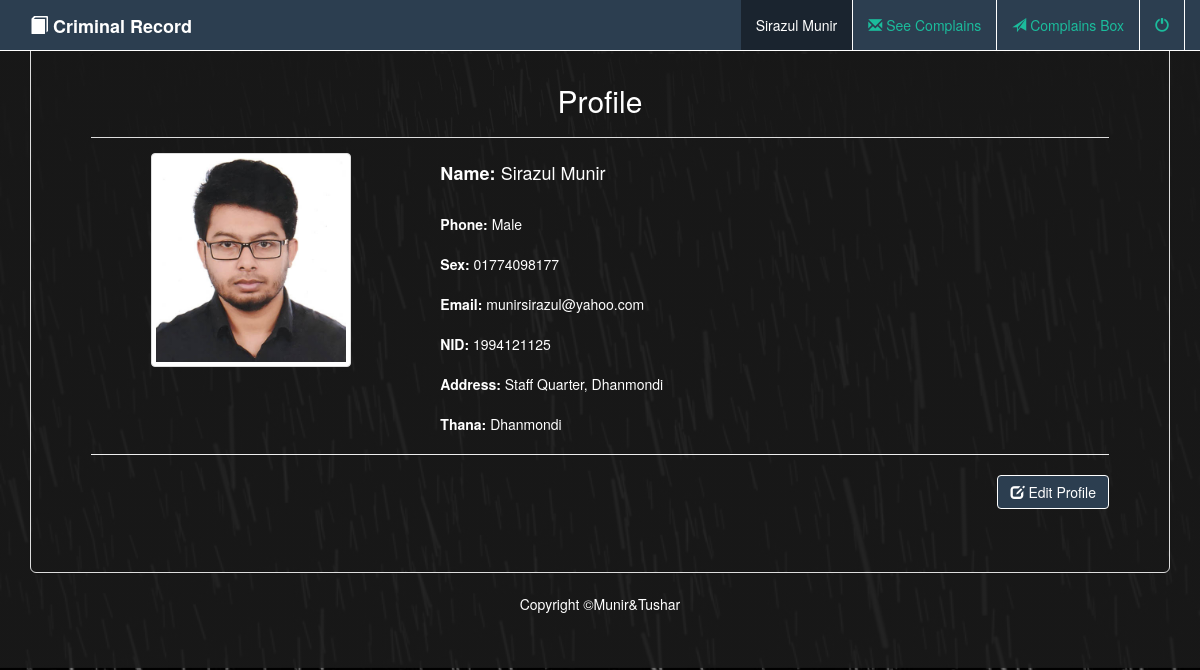
/userInfo.php (signed in), run on the app's committed database.
### tables this page shows
CREATE TABLE `user_info` (
  `user_name` varchar(30) DEFAULT NULL,
  `user_email` varchar(40) NOT NULL,
  `user_phone` varchar(20) DEFAULT NULL,
  `user_address` varchar(50) DEFAULT NULL,
  `user_NID` varchar(20) NOT NULL,
  `user_gender` varchar(20) NOT NULL,
  `user_password` varchar(30) DEFAULT NULL,
  `image` varchar(500) DEFAULT NULL,
  `thana` varchar(20) DEFAULT NULL
);

### userInfo.php (the view, shortened to what this page needs)
<?php
  require_once('dbConnect.php');
  $email = $_SESSION['user_email'];
  $row= $conn->query("SELECT * FROM `user_info` WHERE user_email='$email'");
  $result = mysqli_fetch_array($row);
 ?>
 <!DOCTYPE html>
 <html lang="en">
   <head>
     <link href="https://maxcdn.bootstrapcdn.com/bootstrap/3.3.6/css/bootstrap.min.css" rel="stylesheet" />
   </head>
   <body>
        <div class="navbar navbar-inverse navbar-fixed-top">
            <div class="container">
                <div class="navbar-header">
                    <a href="" class="navbar-brand"><span class="glyphicon glyphicon-book"></span></span> <b>Criminal Record</b></a>
                </div>
                <div class="collapse navbar-collapse" id="example">
                    <ul class="nav navbar-nav navbar-right">
                        <li class="active"><a href=""> <?php echo $result['user_name']; ?></a></li>
                        <li><a href="userContent.php"><span class="glyphicon glyphicon-envelope"></span> See Complains</a></li>
                        <li><a href="complain.php"><span class="glyphicon glyphicon-send"></span> Complains Box</a></li>
                        <li><a href="userLogOut.php"><span class="glyphicon glyphicon-off"></span></a></li>
                    </ul>
                </div>
            </div>
        </div>
          <div class="container">
              <div class="panel panel-default jumbotron">
                 <div class="panel-heading"><h2 align="center">Profile</h2></div>
                  <div class="panel-body">
                  <div class="row">
                          <div class="row">
                            <div class="col-md-4 text-center">
                              <img class="img-thumbnail avatar avatar-original" style="-webkit-user-select:none; display:block; margin:auto;"  width="200" height="200" <?php echo "<img src='userPhoto/".$result['image']."'> "; ?>
                            </div>
                            <div class="col-md-8">
                              <div class="row">
                                <div class="col-md-12">
                                  <h4 class="only-bottom-margin"><b>Name:</b> <?php echo $result['user_name']; ?></h4>
                                </div>
                              </div><br>
                              <div class="row">
                                <div class="col-md-12">
                                  <span class="text"><b>Phone:</b></span> <?php echo $result['user_gender']; ?><br><br>
                                  <span class="text"><b>Sex:</b></span> <?php echo $result['user_phone']; ?><br><br>
                                  <span class="text"><b>Email:</b></span> <?php echo $result['user_email']; ?><br><br>
                                  <span class="text"><b>NID:</b></span> <?php echo $result['user_NID']; ?><br><br>
                                  <span class="text"><b>Address:</b></span> <?php echo $result['user_address']; ?><br><br>
                                  <span class="text"><b>Thana:</b></span> <?php echo $result['thana']; ?><br>
                                </div>
                              </div>
                            </div>
                          </div>
                          <div class="row">
                            <div class="col-md-12">
                              <hr><a href="userInfoEdit.php?email=<?php echo $_SESSION['user_email']; ?>" class="btn btn-primary pull-right"><i class="glyphicon glyphicon-edit"></i> Edit Profile</a>
                            </div>
                          </div>
                    </div>
                  </div>
              </div>
         </div>
         <div class="navbar navbar-bottom">
           <p align="center">Copyright &copy;Munir&Tushar </p>
         </div>
   </body>
 </html>

### userInfo.php (style rules this page uses)
body { padding-top: 5px; padding-bottom: 5px; background: linear-gradient(rgba(26,26,26,.9),rgba(26,26,26,.9)), url("images/12.jpg"); background-size: cover; background-position: center; background-repeat: no-repeat; color: #FFFFFF; }
.panel { background: linear-gradient(rgba(26,26,26,.9),rgba(26,26,26,.9)), url("images/12.jpg"); background-size: cover; background-position: center; background-repeat: no-repeat; color: #FFFFFF; }
.panel .panel-heading { background: linear-gradient(rgba(26,26,26,.9),rgba(26,26,26,.9)), url("images/12.jpg"); color: #FFFFFF; }
.navbar-inverse { background-color: #2C3E50; border-color: #FFFFFF; color: #FFFFFF; }
.navbar-inverse .navbar-brand { color: #FFFFFF; }
.navbar-inverse .navbar-nav > li > a { color: #FFFFFF; border-right: 1px solid #FFFFFF; }
.navbar-inverse .navbar-nav > .active > a, .navbar-inverse .navbar-nav > .active > a:hover, .navbar-inverse .navbar-nav > .active > a:focus { color: #FFFFFF; background-color: #1A242F; }
.navbar-inverse .navbar-nav > li > a, .navbar-inverse .navbar-nav > li > a:focus { color: #1BBC9C; background-color: transparent; }
.btn-primary { background-color: #2C3E50; border-color: #FFFFFF; color: #FFFFFF; }
.img-thumbnail { transition: all .3s ese 0s; }
.img-thumbnail { overflow: hidden; }

### data on the page
user_info: user_name "Sirazul Munir", image (picture), user_gender "Male", user_phone "01774098177", user_email "munirsirazul@yahoo.com", user_NID "1994121125", user_address "Staff Quarter, Dhanmondi", thana "Dhanmondi"
